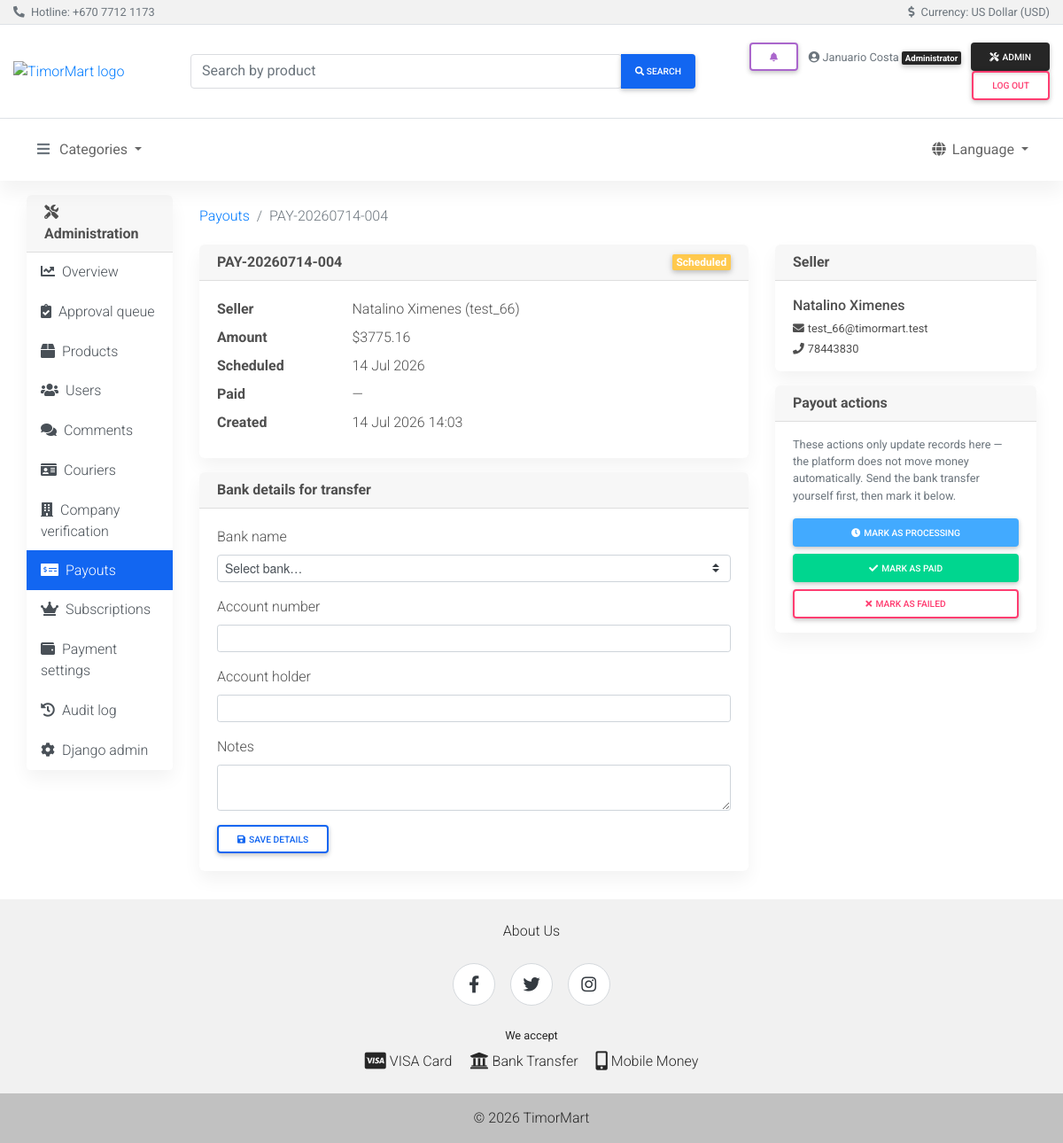
The app's page /dashboard/payouts/6/ (signed in) with its own data.
### olretail/payment_models.py (models this page shows, shortened)
class Payout(models.Model):
    payout_id = models.CharField(max_length=20, unique=True)
    seller = models.ForeignKey('olretail.Seller', on_delete=models.PROTECT, related_name='payouts')
    amount_cents = models.BigIntegerField()
    status = models.CharField(
        max_length=20,
        choices=PayoutStatus.choices,
        default=PayoutStatus.SCHEDULED,
    )
    bank_name = models.CharField(max_length=255, blank=True)
    account_number = models.CharField(max_length=50, blank=True)
    account_holder = models.CharField(max_length=255, blank=True)
    stripe_payout_id = models.CharField(max_length=255, blank=True)
    scheduled_date = models.DateField()
    paid_date = models.DateField(null=True, blank=True)
    created_at = models.DateTimeField(auto_now_add=True)
    notes = models.TextField(blank=True)
    class Meta:
        ordering = ['-scheduled_date']
        indexes = [
            models.Index(fields=['seller', 'status']),
            models.Index(fields=['status', '-scheduled_date']),
        ]
    @property
    def amount_dollars(self):
        return self.amount_cents / 100

### olretail/models.py (models this page shows, shortened)
class Seller(models.Model):
    user = models.OneToOneField(User, on_delete=models.CASCADE)
    address = models.CharField(max_length=255)
    mobile = models.CharField(max_length=40)
    payment_instructions = models.TextField(
        blank=True,
        help_text=_(
            "Bank or mobile money details buyers use to pay you directly "
            "(e.g. bank name, account number, account holder name)."
        ),
    )
    seller_type = models.CharField(
        max_length=20, choices=SellerType.choices, default=SellerType.INDIVIDUAL,
    )
    company_name = models.CharField(max_length=200, blank=True)
    company_tin = models.CharField(max_length=50, blank=True, verbose_name="TIN")
    company_address = models.CharField(max_length=255, blank=True)
    company_bank_account = models.CharField(max_length=100, blank=True)
    business_document = models.ImageField(upload_to="seller_business_docs/", null=True, blank=True)
    verification_status = models.CharField(
        max_length=20, choices=SellerVerificationStatus.choices, default=SellerVerificationStatus.PENDING,
    )
    verification_note = models.TextField(blank=True)
    verified_at = models.DateTimeField(null=True, blank=True)
    verified_by = models.ForeignKey(
        User, on_delete=models.SET_NULL, null=True, blank=True, related_name="sellers_verified"
    )
    @property
    def get_name(self):
        if self.seller_type == SellerType.COMPANY and self.company_name:
            return self.company_name
        return self.user.get_full_name() or self.user.username

### dashboard/views.py (the view)
# urls.py: path("payouts/<int:pk>/", views.payout_detail, name="payout_detail"),
@admin_required
def payout_detail(request, pk):
    payout = get_object_or_404(Payout.objects.select_related("seller__user"), pk=pk)
    return render(request, "dashboard/payout_detail.html", {"section": "payouts", "payout": payout})

### accounts/roles.py (called while the page is built)
def is_buyer(user):
    if not user.is_authenticated or user.is_staff:
        return False
    return hasattr(user, "buyer") or user.groups.filter(name=BUYER_GROUP).exists()

def is_seller(user):
    if not user.is_authenticated or user.is_staff:
        return False
    return hasattr(user, "seller")

def is_courier(user):
    if not user.is_authenticated or user.is_staff:
        return False
    return hasattr(user, "courier")

### olretail/context_processors.py (called while the page is built)
def categories(request):
    return {"categories": Category.objects.all()}

def roles(request):
    from accounts.roles import is_buyer, is_courier, is_seller  # local import: avoid app-load cycle
    return {
        "is_buyer": is_buyer(request.user),
        "is_seller": is_seller(request.user),
        "is_courier": is_courier(request.user),
    }

def notifications(request):
    if not request.user.is_authenticated:
        return {"unread_notification_count": 0, "recent_notifications": []}
    qs = Notification.objects.filter(recipient=request.user).select_related("order")
    return {
        "unread_notification_count": qs.filter(is_read=False).count(),
        "recent_notifications": qs[:8],
    }

### dashboard/templates/dashboard/payout_detail.html (shortened to what this page needs)
{% extends 'dashboard/base.html' %}
{% block dash_content %}
<nav aria-label="breadcrumb">
  <ol class="breadcrumb bg-transparent px-0 mb-2">
    <li class="breadcrumb-item"><a href="{% url 'dashboard:payouts' %}">Payouts</a></li>
    <li class="breadcrumb-item active" aria-current="page">{{ payout.payout_id }}</li>
  </ol>
</nav>
<div class="row">
  <div class="col-lg-8 mb-3">
    <div class="card">
      <div class="card-header py-2 d-flex justify-content-between align-items-center">
        <span class="font-weight-bold">{{ payout.payout_id }}</span>
        {% if payout.status == 'scheduled' %}<span class="badge badge-warning">{{ payout.get_status_display }}</span>
        {% elif payout.status == 'processing' %}<span class="badge badge-info">{{ payout.get_status_display }}</span>
        {% elif payout.status == 'paid' %}<span class="badge badge-success">{{ payout.get_status_display }}</span>
        {% else %}<span class="badge badge-danger">{{ payout.get_status_display }}</span>{% endif %}
      </div>
      <div class="card-body">
        <dl class="row mb-0">
          <dt class="col-sm-3">Seller</dt>
          <dd class="col-sm-9">{{ payout.seller.get_name }} ({{ payout.seller.user.username }})</dd>
          <dt class="col-sm-3">Amount</dt>
          <dd class="col-sm-9">${{ payout.amount_dollars|floatformat:2 }}</dd>
          <dt class="col-sm-3">Scheduled</dt>
          <dd class="col-sm-9">{{ payout.scheduled_date|date:"j M Y" }}</dd>
          <dt class="col-sm-3">Paid</dt>
          <dd class="col-sm-9">{% if payout.paid_date %}{{ payout.paid_date|date:"j M Y" }}{% else %}—{% endif %}</dd>
          <dt class="col-sm-3">Created</dt>
          <dd class="col-sm-9">{{ payout.created_at|date:"j M Y H:i" }}</dd>
        </dl>
      </div>
    </div>
    <div class="card mt-3">
      <div class="card-header py-2 font-weight-bold">Bank details for transfer</div>
      <div class="card-body">
        <form method="post" action="{% url 'dashboard:payout_action' payout.pk %}">
          <div class="form-group">
            <label for="id_bank_name">Bank name</label>
            <select id="id_bank_name" name="bank_name" class="browser-default custom-select custom-select-sm">
              <option value="" {% if not payout.bank_name %}selected{% endif %}>Select bank…</option>
            </select>
          </div>
          <div class="form-group">
            <label>Account number</label>
            <input type="text" name="account_number" class="form-control form-control-sm" value="{{ payout.account_number }}">
          </div>
          <div class="form-group">
            <label>Account holder</label>
            <input type="text" name="account_holder" class="form-control form-control-sm" value="{{ payout.account_holder }}">
          </div>
          <div class="form-group">
            <label>Notes</label>
            <textarea name="notes" class="form-control form-control-sm" rows="2">{{ payout.notes }}</textarea>
          </div>
          <button type="submit" class="btn btn-sm btn-outline-primary m-0">
            <i class="fas fa-save mr-1" aria-hidden="true"></i>Save details
          </button>
        </form>
      </div>
    </div>
  </div>
  <div class="col-lg-4 mb-3">
    <div class="card mb-3">
      <div class="card-header py-2 font-weight-bold">Seller</div>
      <div class="card-body py-3">
        <p class="mb-1"><strong>{{ payout.seller.get_name }}</strong></p>
        <p class="mb-1 small"><i class="fas fa-envelope mr-1" aria-hidden="true"></i>{{ payout.seller.user.email|default:"—" }}</p>
        <p class="mb-0 small"><i class="fas fa-phone mr-1" aria-hidden="true"></i>{{ payout.seller.mobile }}</p>
      </div>
    </div>
    <div class="card">
      <div class="card-header py-2 font-weight-bold">Payout actions</div>
      <div class="card-body py-3">
        <p class="small text-muted">
          These actions only update records here — the platform does not move
          money automatically. Send the bank transfer yourself first, then
          mark it below.
        </p>
        {% if payout.status == 'scheduled' %}
        <form method="post" action="{% url 'dashboard:payout_action' payout.pk %}" class="mb-2">
          <button type="submit" class="btn btn-info btn-sm btn-block m-0">
            <i class="fas fa-clock mr-1" aria-hidden="true"></i>Mark as processing
          </button>
        </form>
        {% endif %}
        {% if payout.status == 'scheduled' or payout.status == 'processing' %}
        <form method="post" action="{% url 'dashboard:payout_action' payout.pk %}" class="mb-2"
              onsubmit="return confirm('Confirm the bank transfer was sent and mark this payout as paid?');">
          <button type="submit" class="btn btn-success btn-sm btn-block m-0">
            <i class="fas fa-check mr-1" aria-hidden="true"></i>Mark as paid
          </button>
        </form>
        <form method="post" action="{% url 'dashboard:payout_action' payout.pk %}"
              onsubmit="return confirm('Mark this payout as failed? The amount returns to the seller\'s available balance.');">
          <button type="submit" class="btn btn-outline-danger btn-sm btn-block m-0">
            <i class="fas fa-times mr-1" aria-hidden="true"></i>Mark as failed
          </button>
        </form>
        {% endif %}
      </div>
    </div>
  </div>
</div>
{% endblock %}

### templates/shared/header.html (shortened to what this page needs)
{% load i18n %}
{% load static %}
<header>
  <div class="bg-light border-bottom py-1">
    <div class="container-fluid d-flex flex-wrap justify-content-between align-items-center small text-muted">
      <div>
        <i class="fas fa-phone-alt mr-1" aria-hidden="true"></i>
        {% trans 'Hotline' %}: <a href="tel:+67077121173" class="text-muted">+670 7712 1173</a>
      </div>
      <div>
        <i class="fas fa-dollar-sign mr-1" aria-hidden="true"></i>
        {% trans 'Currency' %}: {% trans 'US Dollar (USD)' %}
      </div>
    </div>
  </div>
  <div class="container-fluid">
    <div class="row jumbotron white border-bottom mb-0 py-3 align-items-center">
      <div class="col-md-2 my-1">
        <a href="{% url 'olretail:index' %}" aria-label="{% trans 'Home' %}">
          <img src="{% static 'mdb/img/logo.jpg' %}" height="180" alt="TimorMart logo">
        </a>
      </div>
      <div class="col-md-6 my-1">
        <form action="{% url 'olretail:search' %}" method="get" role="search">
          <div class="md-form md-outline input-group md-input-group w-100 my-0">
            <input type="search" class="form-control mb-0" name="q" value="{{ query|default:'' }}"
                   placeholder="{% trans 'Search by product' %}" aria-label="{% trans 'Search by product' %}">
            <div class="input-group-append">
              <button class="btn btn-primary btn-md px-3 m-0" type="submit">
                <i class="fa fa-search" aria-hidden="true"></i>
                <span class="d-none d-sm-inline"> {% trans 'Search' %}</span>
              </button>
            </div>
          </div>
        </form>
      </div>
      <div class="col-md-4 my-1 text-md-right">
        {% if user.is_authenticated %}
        <div class="dropdown d-inline-block mr-2">
          <a class="btn btn-sm btn-outline-secondary my-0 position-relative" href="#" role="button"
             id="notificationsDropdown" data-toggle="dropdown" aria-haspopup="true" aria-expanded="false"
             aria-label="{% trans 'Notifications' %}">
            <i class="fas fa-bell" aria-hidden="true"></i>
          </a>
        </div>
        <span class="text-muted small mr-2">
          <i class="fas fa-user-circle" aria-hidden="true"></i>
          {{ user.get_full_name|default:user.username }}
          {% if user.is_staff %}<span class="badge badge-dark">{% trans 'Administrator' %}</span>
          {% elif is_buyer and is_seller %}<span class="badge badge-light border">{% trans 'Buyer & Seller' %}</span>
          {% elif is_seller %}<span class="badge badge-light border">{% trans 'Seller' %}</span>
          {% elif is_buyer %}<span class="badge badge-light border">{% trans 'Buyer' %}</span>{% endif %}
        </span>
        {% if user.is_staff %}
        <a href="{% url 'dashboard:overview' %}" class="btn btn-sm btn-dark my-0">
          <i class="fas fa-tools mr-1" aria-hidden="true"></i>{% trans 'Admin' %}
        </a>
        {% endif %}
        <form action="{% url 'accounts:logout' %}" method="post" class="d-inline">
          <button type="submit" class="btn btn-sm btn-outline-danger my-0">{% trans 'Log out' %}</button>
        </form>
        {% else %}
        <a href="{% url 'accounts:login' %}" class="btn btn-sm btn-outline-primary my-0">{% trans 'Sign in' %}</a>
        <a href="{% url 'accounts:register' %}" class="btn btn-sm btn-primary my-0">{% trans 'Sign up' %}</a>
        {% endif %}
      </div>
    </div>
  </div>
  <nav class="navbar navbar-expand-lg sticky-top navbar-light white">
    <div class="container-fluid">
      <div class="collapse navbar-collapse" id="mainNav">
        <ul class="navbar-nav align-items-start">
          <li class="nav-item dropdown">
            <a class="nav-link dropdown-toggle" data-toggle="dropdown" href="#" role="button"
               aria-haspopup="true" aria-expanded="false">
              <i class="fas fa-bars text-muted mr-2" aria-hidden="true"></i>{% trans 'Categories' %}
            </a>
          </li>
        </ul>
        <ul class="navbar-nav ml-md-auto align-items-start">
          <li class="nav-item dropdown">
            <a class="nav-link dropdown-toggle" data-toggle="dropdown" href="#" role="button"
               aria-haspopup="true" aria-expanded="false">
              <i class="fas fa-globe mr-1" aria-hidden="true"></i>{% trans 'Language' %}
            </a>
          </li>
        </ul>
      </div>
    </div>
  </nav>
</header>

### templates/shared/base.html (style rules this page uses)
html { scroll-behavior: smooth; }
img { max-width: 100%; }
.card-body, td, .alert, .list-group-item { overflow-wrap: anywhere; }

### records on screen
Payout: payout_id "PAY-20260714-004", status "Scheduled", seller.get_name "Natalino Ximenes", seller.user.username "test_66", amount_dollars "3775.16", scheduled_date "14 Jul 2026", created_at "14 Jul 2026 14:03", bank_name "Select bank…", seller.user.email "test_66@timormart.test", seller.mobile "78443830"

### other values on screen
{{ user.get_full_name|default:user.username }} "Januario Costa"
